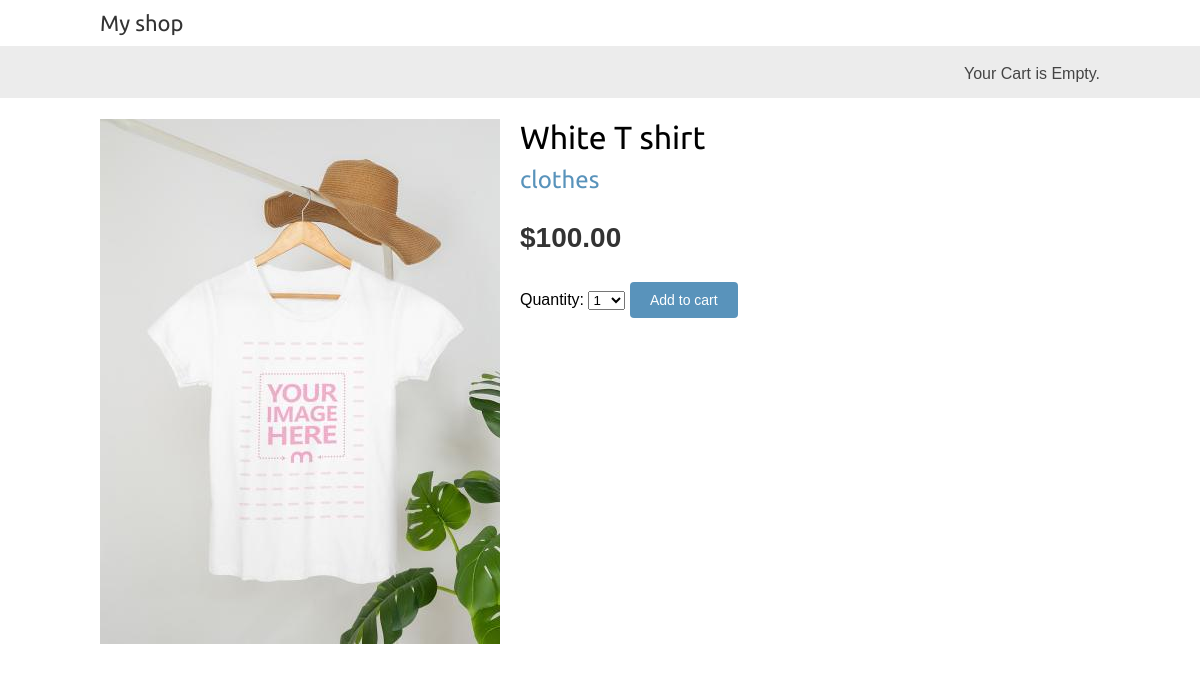
Page /6/white-t-shirt/ on the committed database.
### shop/models.py (models this page shows, shortened)
class Product(models.Model):
    category = models.ForeignKey(
        Category,
        related_name='products',
        on_delete=models.CASCADE
    )
    name = models.CharField(max_length=200)
    slug = models.SlugField(max_length=200, unique=True)
    image = models.ImageField(
        upload_to='products/%Y/%m/%d',
        blank=True,
    )
    description = models.TextField(blank=True)
    price = models.DecimalField(max_digits=10, decimal_places=2)
    available = models.BooleanField(default=True)
    created = models.DateTimeField(auto_now_add=True)
    updated = models.DateTimeField(auto_now=True)
    class Meta:
        ordering = ['-created']
        indexes = [
            models.Index(fields=['id', 'slug']),
            models.Index(fields=['name']),
            models.Index(fields=['-created']),
        ]

class Category(models.Model):
    name = models.CharField(max_length=200)
    slug = models.SlugField(max_length=200, unique=True)
    class Meta:
        ordering = ['name']
        indexes =[
            models.Index(fields=['name']),
        ]
        verbose_name = 'category'
        verbose_name_plural = 'categories'
    def __str__(self):
        return self.name
    def get_absolute_url(self):
        return reverse(
            'shop:product_list_by_category', args=[self.slug]
        )

### shop/views.py (the view)
def product_detail(request, id, slug):
    product = get_object_or_404(
        Product, id=id, slug=slug, available=True
    )
    cart_product_form = CartAddProductForm()
    return render(
        request,
        'shop/product/detail.html',
        {'product':product, 'cart_product_form':cart_product_form},
    )

### cart/forms.py
class CartAddProductForm(forms.Form):
    quantity = forms.TypedChoiceField(
        choices=PRODUCT_QUANTITY_CHOICES,
        coerce=int,     # ensures quantity is an integer
    )
    override = forms.BooleanField(
        required=False,     # required=False means: “Don’t raise a validation error if this field is missing.”
        initial=False,      # defaults to False if not set
        widget=forms.HiddenInput,   # makes it a hidden field
    )

### cart/cart.py (called while the page is built)
    def __len__(self):
        print(f'length of cart: {len(self.cart)} products')
        return sum(item['quantity'] for item in self.cart.values())

### cart/context_processors.py (called while the page is built)
def cart(request):
    return {'cart': Cart(request)}

### shop/templates/shop/product/detail.html (shortened to what this page needs)
{% extends "shop/base.html" %}
{% load static %}
{% block content %}
    <div class="product-detail">
        <img src="{% if product.image %}{{ product.image.url }}{% else %}
{% static "img/no_image.png" %}{% endif %}">
        <h1>{{ product.name }}</h1>
        <h2>
            <a href="{{ product.category.get_absolute_url }}">
                {{ product.category }}
            </a>
        </h2>
        <p class="price"> ${{ product.price }}</p>
        <form action="{% url 'cart:cart_add' product.id  %}" method="post">
            {{ cart_product_form.as_table }}
            <input type="submit"  value="Add to cart">
        </form>
    </div>
{% endblock %}

### shop/static/css/base.css (style rules this page uses)
body { margin:0; padding:0; font-family:helvetica, sans-serif; }
h1, h2, h3, h4, h5 , h6 { font-family: 'Ubuntu', sans-serif; font-weight:normal; }
a { text-decoration:none; color:#5993bb; }
a.button, input[type="submit"] { color:#fff; background:#5993bb; border-radius:4px; padding:10px 20px; font-size:14px; border:0; }
.product-detail { text-align:justify; }
.product-detail .price { color:#333; font-size:28px; font-weight:bold; }
.product-detail img { width:40%; float:left; padding:0 20px 20px 0; }
.product-detail h1 { margin-bottom:0; }
.product-detail h2 { margin-top:10px; }

### rows in the picture
Product: image (picture), name "White T shirt", category "clothes", price "100.00"
